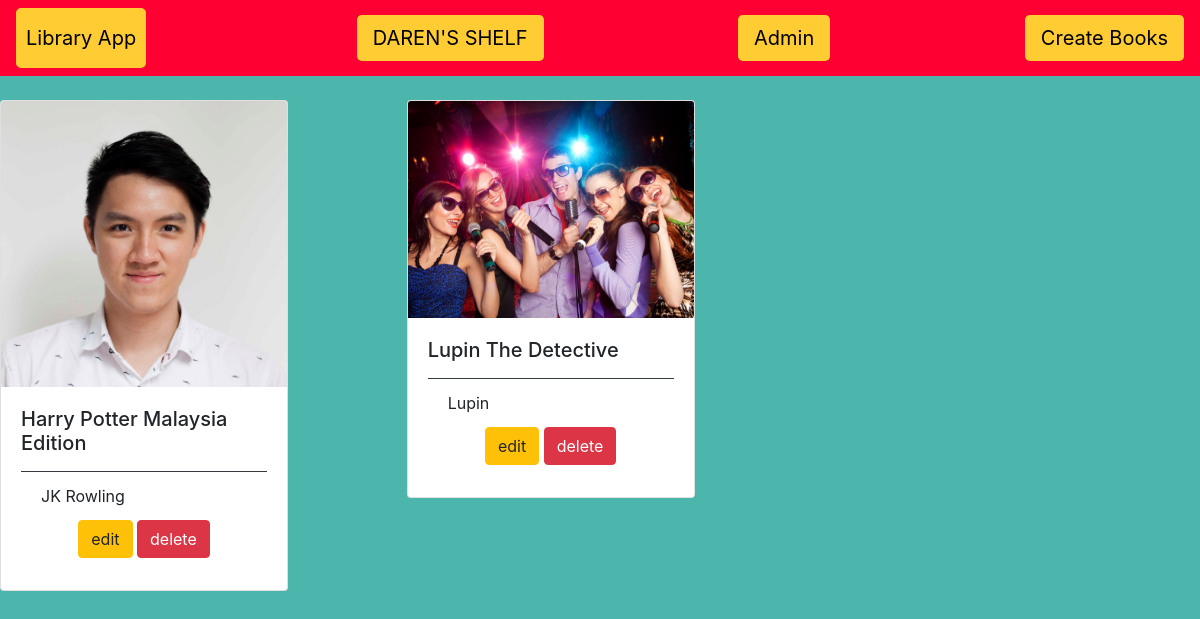
/book/, run on the app's committed database.
### book/models.py (models this page shows, shortened)
class Book(models.Model):
    name = models.CharField(max_length=50)
    picture = models.ImageField()
    author = models.CharField(max_length=50, default='anonymous')
    email = models.EmailField(blank=True)
    description = models.TextField(default="No description available")

### book/views.py (the view)
# urls.py: path('',views.index, name='index'),
def index(request):
    shelf = Book.objects.all()
    return render(request,'book/library.html',{"shelf":shelf})

### templates/book/library.html (shortened to what this page needs)
<!DOCTYPE html>
{% load static %}
<html>
<head>
    <link rel="stylesheet" href="https://stackpath.bootstrapcdn.com/bootstrap/4.3.1/css/bootstrap.min.css"
integrity="sha384-ggOyR0iXCbMQv3Xipma34MD+dH/1fQ784/j6cY/iJTQUOhcWr7x9JvoRxT2MZw1T">
</head>
<body style="background-color:#4DB6AC;">
<nav class="navbar navbar-light" style="background-color:#FF0033;">
    <a href="#" class="navbar-brand" style="background-color:#FFCC33;color:#000000;border-width:10px;border-color:#FFCC33;border-style:solid;border-spacing:30px;border-radius: 5px;">Library App</a>
    <a class="navbar-link btn-lg" href="{% url 'index' %}" style="background-color:#FFCC33;color:#000000;">DAREN'S SHELF</a>
<a href="{% url 'admin:index' %}" class = 'navbar-link btn-lg' style="background-color:#FFCC33;color:#000000;">Admin</a>
    <a href="{% url 'create-book' %}" class="navbar-link btn-lg" style="background-color:#FFCC33;color:#000000;">Create Books</a>
</nav>
<br>
{% block content %}
<div class="card-columns">
    {% for book in shelf %}
    <div class="card" style="width: 18rem;">
  <img class="card-img-top" src="{{ book.picture.url }}">
  <div class="card-body">
    <h5 class="card-title">{{ book.name }}</h5>
   <div class="card-footer bg-transparent border-dark">
   <p class="card-title">{{book.author}}</p>
   <center>
       <a href="update/{{book.id}}" class="btn btn-warning" id = '{{book.id}}'>edit</a>
       <a href="delete/{{book.id}}" class="btn btn-danger" id = '{{book.id}}'>delete</a>
    </center>
    </div>
  </div>
</div>
    {% endfor %}
</div>
{% endblock %}
</body>
</html>

### data on the page
Book: picture (picture), name "Harry Potter Malaysia Edition", author "JK Rowling"
Book: picture (picture), name "Lupin The Detective", author "Lupin"
